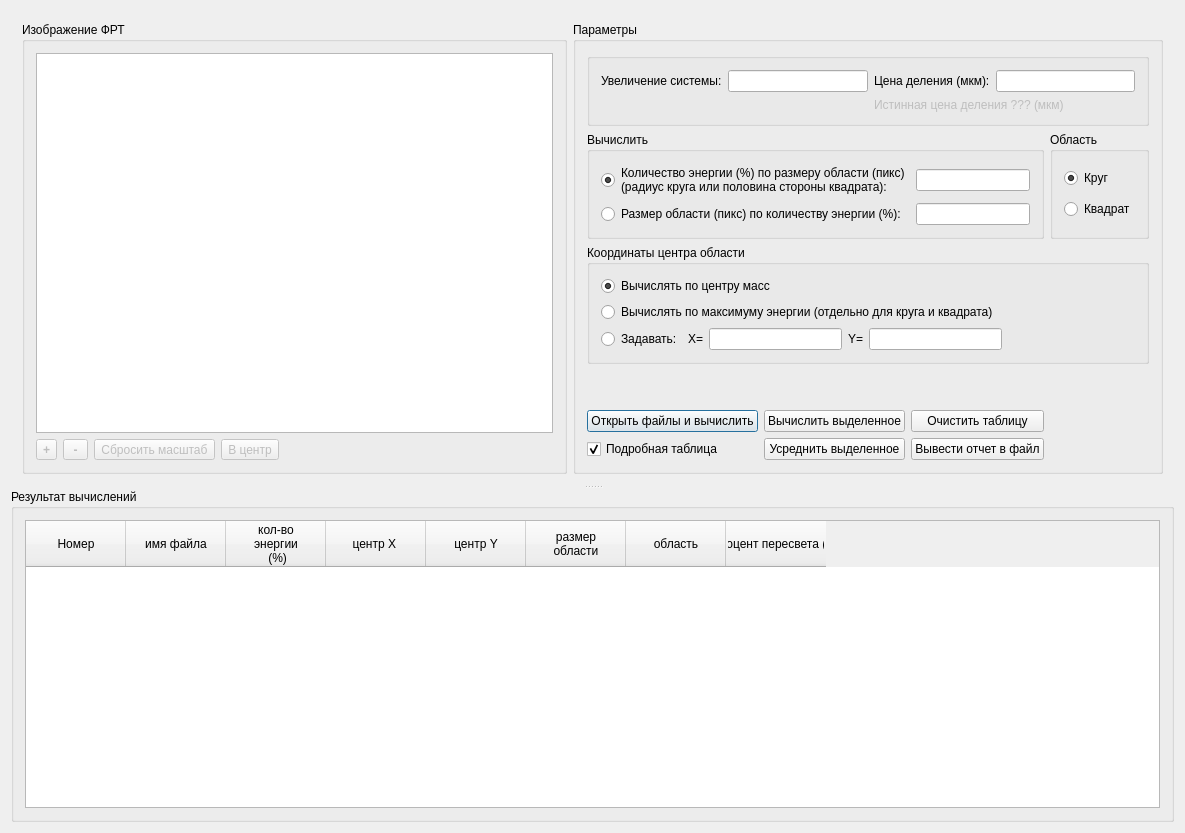
<?xml version="1.0" encoding="UTF-8"?>
<ui version="4.0">
 <class>Dialog</class>
 <widget class="QDialog" name="Dialog">
  <property name="geometry">
   <rect>
    <x>0</x>
    <y>0</y>
    <width>1185</width>
    <height>833</height>
   </rect>
  </property>
  <property name="windowTitle">
   <string>Анализ ФРТ</string>
  </property>
  <property name="sizeGripEnabled">
   <bool>false</bool>
  </property>
  <property name="modal">
   <bool>false</bool>
  </property>
  <layout class="QGridLayout" name="gridLayout_4">
   <item row="0" column="0">
    <widget class="QSplitter" name="m_Splitter">
     <property name="orientation">
      <enum>Qt::Vertical</enum>
     </property>
     <widget class="QWidget" name="layoutWidget">
      <layout class="QHBoxLayout" name="horizontalLayout">
       <item>
        <widget class="QGroupBox" name="groupBox_2">
         <property name="sizePolicy">
          <sizepolicy hsizetype="Preferred" vsizetype="Preferred">
           <horstretch>1</horstretch>
           <verstretch>1</verstretch>
          </sizepolicy>
         </property>
         <property name="minimumSize">
          <size>
           <width>400</width>
           <height>0</height>
          </size>
         </property>
         <property name="title">
          <string>Изображение ФРТ</string>
         </property>
         <layout class="QGridLayout" name="gridLayout_2">
          <item row="1" column="1">
           <widget class="QToolButton" name="m_PB_Zoom_Out">
            <property name="enabled">
             <bool>false</bool>
            </property>
            <property name="font">
             <font>
              <weight>75</weight>
              <bold>true</bold>
             </font>
            </property>
            <property name="text">
             <string> - </string>
            </property>
           </widget>
          </item>
          <item row="1" column="4">
           <spacer name="horizontalSpacer">
            <property name="orientation">
             <enum>Qt::Horizontal</enum>
            </property>
            <property name="sizeHint" stdset="0">
             <size>
              <width>40</width>
              <height>20</height>
             </size>
            </property>
           </spacer>
          </item>
          <item row="1" column="3">
           <widget class="QToolButton" name="m_PB_Center">
            <property name="enabled">
             <bool>false</bool>
            </property>
            <property name="text">
             <string>В центр</string>
            </property>
           </widget>
          </item>
          <item row="1" column="0">
           <widget class="QToolButton" name="m_PB_Zoom_In">
            <property name="enabled">
             <bool>false</bool>
            </property>
            <property name="font">
             <font>
              <weight>75</weight>
              <bold>true</bold>
             </font>
            </property>
            <property name="text">
             <string>+</string>
            </property>
           </widget>
          </item>
          <item row="1" column="2">
           <widget class="QToolButton" name="m_PB_Zoom_Default">
            <property name="enabled">
             <bool>false</bool>
            </property>
            <property name="text">
             <string>Сбросить масштаб</string>
            </property>
           </widget>
          </item>
          <item row="0" column="0" colspan="5">
           <widget class="QGraphicsView" name="m_GV_Image"/>
          </item>
         </layout>
        </widget>
       </item>
       <item>
        <widget class="QGroupBox" name="m_GB">
         <property name="sizePolicy">
          <sizepolicy hsizetype="Preferred" vsizetype="Preferred">
           <horstretch>1</horstretch>
           <verstretch>1</verstretch>
          </sizepolicy>
         </property>
         <property name="title">
          <string>Параметры</string>
         </property>
         <layout class="QGridLayout" name="gridLayout_6">
          <item row="0" column="0" rowspan="2" colspan="4">
           <widget class="QGroupBox" name="groupBox_3">
            <property name="title">
             <string/>
            </property>
            <property name="flat">
             <bool>false</bool>
            </property>
            <layout class="QGridLayout" name="gridLayout_8">
             <item row="0" column="0">
              <widget class="QLabel" name="m_LB_Magnification">
               <property name="text">
                <string>Увеличение системы:</string>
               </property>
              </widget>
             </item>
             <item row="0" column="3">
              <widget class="QLineEdit" name="m_LE_Value_of_division"/>
             </item>
             <item row="0" column="2">
              <widget class="QLabel" name="m_LB_Value_of_division">
               <property name="text">
                <string>Цена деления (мкм):</string>
               </property>
              </widget>
             </item>
             <item row="0" column="1">
              <widget class="QLineEdit" name="m_LE_Magnification"/>
             </item>
             <item row="2" column="2" colspan="2">
              <widget class="QLabel" name="m_LB_ResPixel">
               <property name="enabled">
                <bool>false</bool>
               </property>
               <property name="text">
                <string>Истинная цена деления ??? (мкм)</string>
               </property>
              </widget>
             </item>
            </layout>
           </widget>
          </item>
          <item row="2" column="0" colspan="3">
           <widget class="QGroupBox" name="groupBox_4">
            <property name="title">
             <string>Вычислить</string>
            </property>
            <layout class="QGridLayout" name="gridLayout_3">
             <item row="1" column="3">
              <widget class="QLineEdit" name="m_LE_EnergySize"/>
             </item>
             <item row="1" column="1">
              <widget class="QRadioButton" name="m_RB_CalcRadius">
               <property name="text">
                <string>Размер области (пикс) по количеству энергии (%):</string>
               </property>
              </widget>
             </item>
             <item row="0" column="3">
              <widget class="QLineEdit" name="m_LE_AreaSize"/>
             </item>
             <item row="0" column="1">
              <widget class="QRadioButton" name="m_RB_CalcEnergy">
               <property name="text">
                <string>Количество энергии (%) по размеру области (пикс)
(радиус круга или половина стороны квадрата):</string>
               </property>
               <property name="checked">
                <bool>true</bool>
               </property>
              </widget>
             </item>
            </layout>
           </widget>
          </item>
          <item row="3" column="0" colspan="4">
           <widget class="QGroupBox" name="m_GB_Center">
            <property name="title">
             <string>Координаты центра области</string>
            </property>
            <property name="checkable">
             <bool>false</bool>
            </property>
            <property name="checked">
             <bool>false</bool>
            </property>
            <layout class="QGridLayout" name="gridLayout_5">
             <item row="2" column="3">
              <widget class="QLabel" name="m_LB_Center_Y">
               <property name="text">
                <string>Y=</string>
               </property>
              </widget>
             </item>
             <item row="2" column="0">
              <widget class="QRadioButton" name="m_RB_CenterSet">
               <property name="text">
                <string>Задавать:</string>
               </property>
              </widget>
             </item>
             <item row="2" column="2">
              <widget class="QLineEdit" name="m_LE_Center_X"/>
             </item>
             <item row="1" column="0" colspan="5">
              <widget class="QRadioButton" name="m_RB_CenterEnergy">
               <property name="text">
                <string>Вычислять по максимуму энергии (отдельно для круга и квадрата)</string>
               </property>
              </widget>
             </item>
             <item row="2" column="4">
              <widget class="QLineEdit" name="m_LE_Center_Y"/>
             </item>
             <item row="2" column="1">
              <widget class="QLabel" name="m_LB_Center_X">
               <property name="text">
                <string>X=</string>
               </property>
              </widget>
             </item>
             <item row="0" column="0" colspan="3">
              <widget class="QRadioButton" name="m_RB_CenterMass">
               <property name="text">
                <string>Вычислять по центру масс</string>
               </property>
               <property name="checked">
                <bool>true</bool>
               </property>
              </widget>
             </item>
             <item row="2" column="5">
              <spacer name="horizontalSpacer_2">
               <property name="orientation">
                <enum>Qt::Horizontal</enum>
               </property>
               <property name="sizeHint" stdset="0">
                <size>
                 <width>40</width>
                 <height>20</height>
                </size>
               </property>
              </spacer>
             </item>
            </layout>
           </widget>
          </item>
          <item row="4" column="0">
           <spacer name="verticalSpacer">
            <property name="orientation">
             <enum>Qt::Vertical</enum>
            </property>
            <property name="sizeHint" stdset="0">
             <size>
              <width>20</width>
              <height>40</height>
             </size>
            </property>
           </spacer>
          </item>
          <item row="5" column="0">
           <widget class="QPushButton" name="m_PB_Open">
            <property name="text">
             <string>Открыть файлы и вычислить</string>
            </property>
           </widget>
          </item>
          <item row="5" column="1">
           <widget class="QPushButton" name="m_PB_Calc_Energy">
            <property name="text">
             <string>Вычислить выделенное</string>
            </property>
           </widget>
          </item>
          <item row="6" column="0">
           <widget class="QCheckBox" name="m_CB_FullTable">
            <property name="text">
             <string>Подробная таблица</string>
            </property>
            <property name="checked">
             <bool>true</bool>
            </property>
           </widget>
          </item>
          <item row="6" column="1">
           <widget class="QPushButton" name="m_PB_Calc_Avarage">
            <property name="text">
             <string>Усреднить выделенное</string>
            </property>
           </widget>
          </item>
          <item row="2" column="3">
           <widget class="QGroupBox" name="m_GB_Area">
            <property name="title">
             <string>Область</string>
            </property>
            <layout class="QGridLayout" name="gridLayout_9">
             <item row="1" column="0">
              <widget class="QRadioButton" name="m_RB_Square">
               <property name="text">
                <string>Квадрат</string>
               </property>
              </widget>
             </item>
             <item row="0" column="0">
              <widget class="QRadioButton" name="m_RB_Circle">
               <property name="text">
                <string>Круг</string>
               </property>
               <property name="checked">
                <bool>true</bool>
               </property>
              </widget>
             </item>
            </layout>
           </widget>
          </item>
          <item row="5" column="2">
           <widget class="QPushButton" name="m_Clear">
            <property name="text">
             <string>Очистить таблицу</string>
            </property>
           </widget>
          </item>
          <item row="6" column="2">
           <widget class="QPushButton" name="m_Print">
            <property name="text">
             <string>Вывести отчет в файл</string>
            </property>
           </widget>
          </item>
         </layout>
        </widget>
       </item>
      </layout>
     </widget>
     <widget class="QGroupBox" name="groupBox">
      <property name="sizePolicy">
       <sizepolicy hsizetype="Preferred" vsizetype="Preferred">
        <horstretch>1</horstretch>
        <verstretch>1</verstretch>
       </sizepolicy>
      </property>
      <property name="title">
       <string>Результат вычислений</string>
      </property>
      <layout class="QGridLayout" name="gridLayout">
       <item row="0" column="0" rowspan="2">
        <widget class="QTableWidget" name="m_TW_Res">
         <property name="sizePolicy">
          <sizepolicy hsizetype="Expanding" vsizetype="Expanding">
           <horstretch>0</horstretch>
           <verstretch>0</verstretch>
          </sizepolicy>
         </property>
         <property name="sortingEnabled">
          <bool>true</bool>
         </property>
         <attribute name="verticalHeaderVisible">
          <bool>false</bool>
         </attribute>
         <column>
          <property name="text">
           <string>Номер</string>
          </property>
         </column>
         <column>
          <property name="text">
           <string>имя файла</string>
          </property>
         </column>
         <column>
          <property name="text">
           <string>кол-во
энергии
 (%)</string>
          </property>
         </column>
         <column>
          <property name="text">
           <string>центр X </string>
          </property>
         </column>
         <column>
          <property name="text">
           <string>центр Y</string>
          </property>
         </column>
         <column>
          <property name="text">
           <string>размер
области</string>
          </property>
         </column>
         <column>
          <property name="text">
           <string>область</string>
          </property>
         </column>
         <column>
          <property name="text">
           <string>Процент пересвета (%)</string>
          </property>
         </column>
        </widget>
       </item>
      </layout>
     </widget>
    </widget>
   </item>
  </layout>
 </widget>
 <layoutdefault spacing="6" margin="11"/>
 <resources/>
 <connections/>
</ui>
